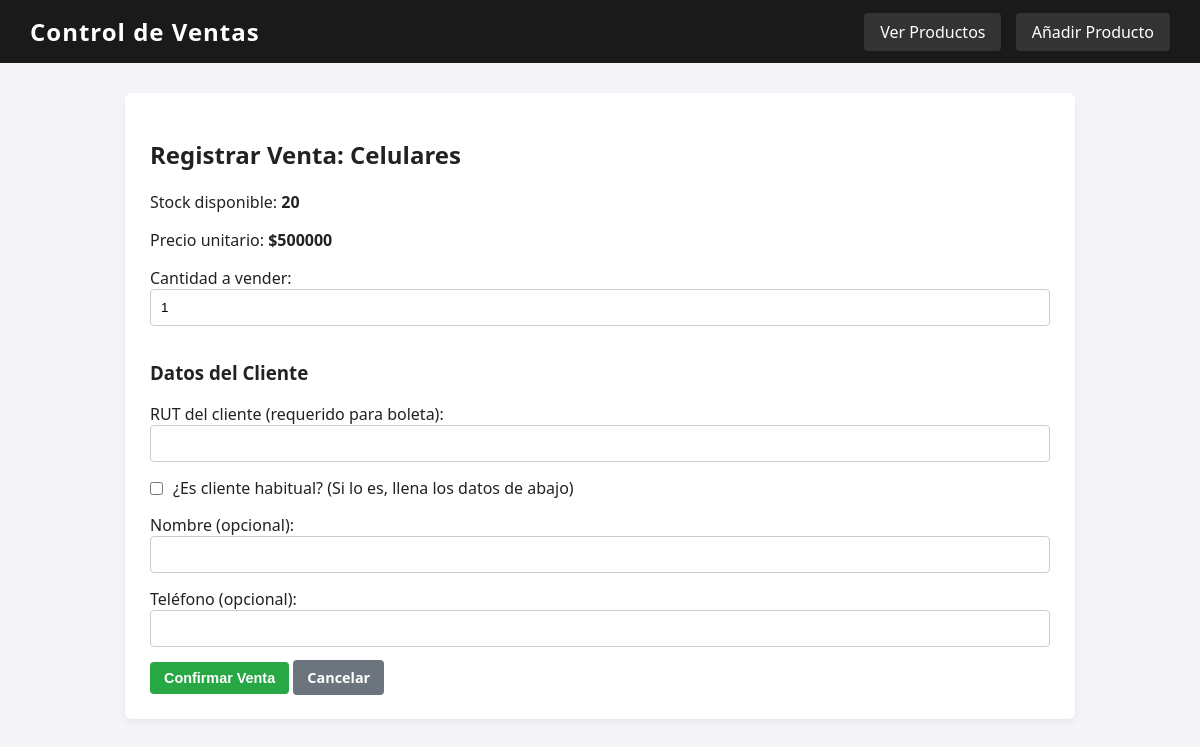
The page /productos/2/vender/ on the database its author committed.
### ventas/models.py (models this page shows, shortened)
class Producto(models.Model):
    codigo = models.CharField(max_length=20)
    nombre = models.CharField(max_length=64)
    precio = models.PositiveIntegerField(default=1)
    stock = models.PositiveIntegerField(default=0)

### ventas/views.py (the view, shortened to what this page needs)
# urls.py: path('productos/<int:pk>/vender/', views.registrar_venta, name='registrar_venta'),
@csrf_protect
def registrar_venta(request, pk):
    producto = get_object_or_404(Producto, pk=pk)
    return render(request, 'ventas/registrar_venta.html', {'producto': producto})

### ventas/templates/ventas/registrar_venta.html (shortened to what this page needs)
{% extends 'ventas/base.html' %}
{% block content %}
    <h2>Registrar Venta: {{ producto.nombre }}</h2>
    <p>Stock disponible: <strong>{{ producto.stock }}</strong></p>
    <p>Precio unitario: <strong>${{ producto.precio }}</strong></p>
    <form method="POST">
        <label for="cantidad">Cantidad a vender:</label>
        <input type="number" id="cantidad" name="cantidad" value="1" min="1" max="{{ producto.stock }}" required>
        <h3>Datos del Cliente</h3>
        <label for="rut">RUT del cliente (requerido para boleta):</label>
        <input type="text" id="rut" name="rut" required>
        <label style="display: flex; align-items: center; gap: 10px; margin-bottom: 15px;">
            <input type="checkbox" name="es_habitual" style="width: auto; margin: 0;">
            ¿Es cliente habitual? (Si lo es, llena los datos de abajo)
        </label>
        <label for="nombre">Nombre (opcional):</label>
        <input type="text" id="nombre" name="nombre">
        <label for="telefono">Teléfono (opcional):</label>
        <input type="text" id="telefono" name="telefono">
        <button type="submit" class="btn">Confirmar Venta</button>
        <a href="{% url 'producto_list' %}" class="btn btn-cancel">Cancelar</a>
    </form>
{% endblock %}

### ventas/templates/ventas/base.html (style rules this page uses)
body { font-family: 'Segoe UI', Tahoma, Geneva, Verdana, sans-serif; margin: 0; padding: 0; background-color: #f4f4f9; color: #222; }
button, .btn { padding: 8px 14px; border: none; border-radius: 4px; cursor: pointer; text-decoration: none; color: white; background-color: #28a745; font-size: 0.9rem; font-weight: bold; }
.btn-cancel { background-color: #6c757d; }
input, select { padding: 10px; margin-bottom: 15px; border: 1px solid #ccc; border-radius: 4px; width: 100%; box-sizing: border-box; }

### rows shown on the page
Producto: nombre "Celulares", stock "20", precio "500000"
